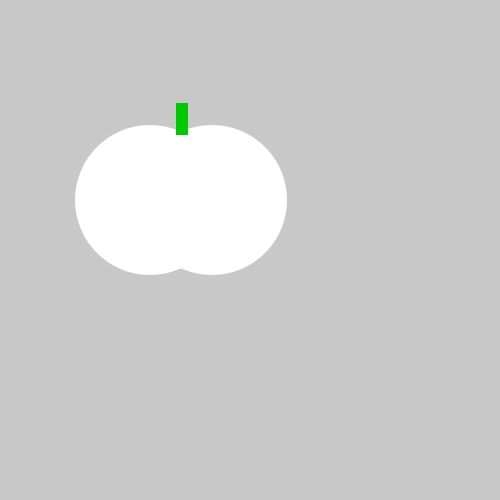
Frame 1 (no input)
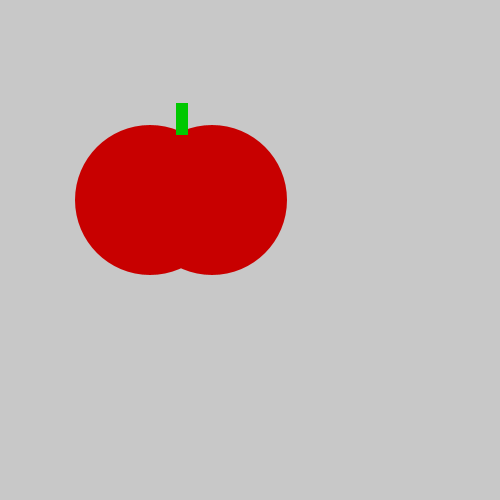
Frame 60 (the mouse pressed at the canvas centre just before this capture)
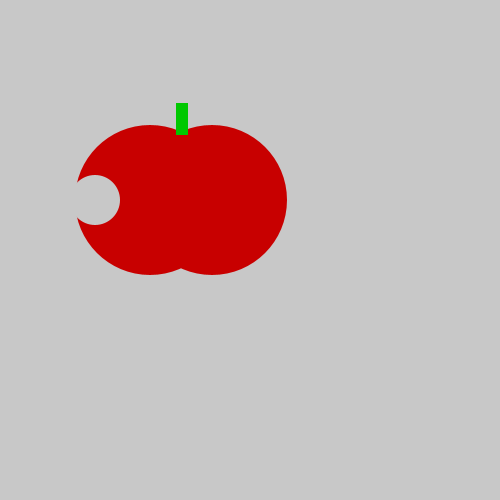
Frame 120 (the mouse held since frame 60 and released just before this capture)

The Processing sketch that drew these frames (run headless with seeded random() and noise(); from frame 60 on, the mouse is pressed at the canvas centre):

// Processing sketch: tasty_tomato
// ── tasty_tomato.pde
void setup() {
    size(500, 500);
}
void draw() {
    background(200, 200, 200);
    noStroke();
    ellipse(150, 200, 150, 150);
    ellipse(212, 200, 150, 150);
    fill(0,200,0);
    rect(176, 103, 12, 32);
    fill(200,200,200);
    if(mousePressed==true){
    ellipse(95, 200, 50, 50);
    }
    fill(200,0,0);
  }
